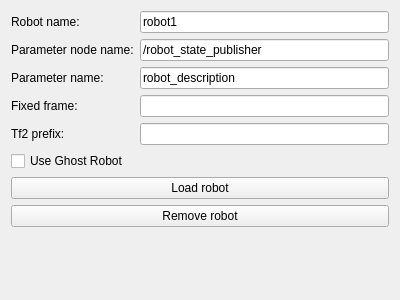
<?xml version="1.0" encoding="UTF-8"?>
<ui version="4.0">
 <class>qSlicerROS2RobotWidget</class>
 <widget class="QWidget" name="qSlicerROS2RobotWidget">
  <property name="geometry">
   <rect>
    <x>0</x>
    <y>0</y>
    <width>400</width>
    <height>300</height>
   </rect>
  </property>
  <property name="windowTitle">
   <string>Form</string>
  </property>
  <layout class="QFormLayout" name="formLayout">
   <item row="0" column="0">
    <widget class="QLabel" name="label_3">
     <property name="text">
      <string>Robot name:</string>
     </property>
    </widget>
   </item>
   <item row="0" column="1">
    <widget class="QLineEdit" name="robotNameLineEdit">
     <property name="text">
      <string>robot1</string>
     </property>
    </widget>
   </item>
   <item row="1" column="0">
    <widget class="QLabel" name="label">
     <property name="text">
      <string>Parameter node name:</string>
     </property>
    </widget>
   </item>
   <item row="1" column="1">
    <widget class="QLineEdit" name="parameterNodeNameLineEdit">
     <property name="text">
      <string>/robot_state_publisher</string>
     </property>
    </widget>
   </item>
   <item row="2" column="0">
    <widget class="QLabel" name="label_2">
     <property name="text">
      <string>Parameter name:</string>
     </property>
    </widget>
   </item>
   <item row="2" column="1">
    <widget class="QLineEdit" name="parameterLineEdit">
     <property name="text">
      <string>robot_description</string>
     </property>
    </widget>
   </item>
   <item row="3" column="0">
    <widget class="QLabel" name="label_4">
     <property name="text">
      <string>Fixed frame:</string>
     </property>
    </widget>
   </item>
   <item row="3" column="1">
    <widget class="QLineEdit" name="fixedFrameLineEdit">
     <property name="enabled">
      <bool>true</bool>
     </property>
    </widget>
   </item>
   <item row="4" column="0">
    <widget class="QLabel" name="label_5">
     <property name="text">
      <string>Tf2 prefix:</string>
     </property>
    </widget>
   </item>
   <item row="4" column="1">
    <widget class="QLineEdit" name="tfPrefixLineEdit">
     <property name="enabled">
      <bool>true</bool>
     </property>
    </widget>
   </item>
   <item row="6" column="0" colspan="2">
    <widget class="QPushButton" name="loadRobotButton">
     <property name="text">
      <string>Load robot</string>
     </property>
    </widget>
   </item>
   <item row="7" column="0" colspan="2">
    <widget class="QPushButton" name="removeRobotButton">
     <property name="text">
      <string>Remove robot</string>
     </property>
    </widget>
   </item>
   <item row="8" column="0" colspan="2">
    <spacer name="verticalSpacer">
     <property name="orientation">
      <enum>Qt::Vertical</enum>
     </property>
     <property name="sizeHint" stdset="0">
      <size>
       <width>20</width>
       <height>40</height>
      </size>
     </property>
    </spacer>
   </item>
   <item row="5" column="0" colspan="2">
    <widget class="QCheckBox" name="ghostcheckBox">
     <property name="text">
      <string>Use Ghost Robot</string>
     </property>
    </widget>
   </item>
  </layout>
 </widget>
 <resources/>
 <connections/>
</ui>
